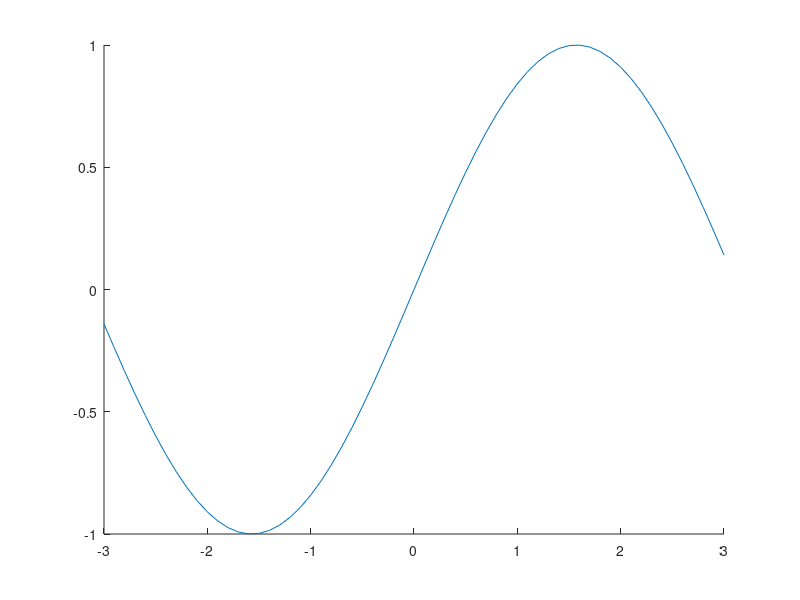

The MATLAB script that drew this image: (Note: this script raises an error after producing the figure.)
## -*- Mode: octave -*-

x = [-30:30]/10
for d=0:0.1:3
  plot(x, sin(x), x+d, x+sin(d), '1', x+d, sin(d)-x, '1')
  pause(0.1)
end

